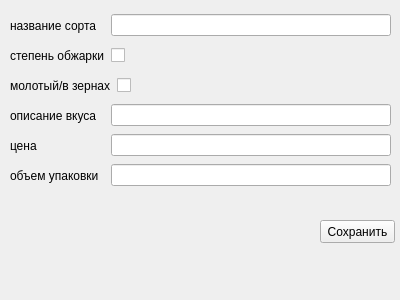
<?xml version="1.0" encoding="UTF-8"?>
<ui version="4.0">
 <class>Form</class>
 <widget class="QWidget" name="Form">
  <property name="geometry">
   <rect>
    <x>0</x>
    <y>0</y>
    <width>400</width>
    <height>300</height>
   </rect>
  </property>
  <property name="windowTitle">
   <string>Add/Edit</string>
  </property>
  <widget class="QWidget" name="horizontalLayoutWidget">
   <property name="geometry">
    <rect>
     <x>10</x>
     <y>10</y>
     <width>381</width>
     <height>31</height>
    </rect>
   </property>
   <layout class="QHBoxLayout" name="horizontalLayout">
    <item>
     <widget class="QLabel" name="label">
      <property name="text">
       <string>название сорта</string>
      </property>
     </widget>
    </item>
    <item>
     <widget class="QLineEdit" name="lineEdit">
      <property name="maximumSize">
       <size>
        <width>280</width>
        <height>16777215</height>
       </size>
      </property>
     </widget>
    </item>
   </layout>
  </widget>
  <widget class="QPushButton" name="pushButton">
   <property name="geometry">
    <rect>
     <x>320</x>
     <y>220</y>
     <width>75</width>
     <height>23</height>
    </rect>
   </property>
   <property name="text">
    <string>Сохранить</string>
   </property>
  </widget>
  <widget class="QLabel" name="error">
   <property name="geometry">
    <rect>
     <x>10</x>
     <y>220</y>
     <width>291</width>
     <height>16</height>
    </rect>
   </property>
   <property name="text">
    <string/>
   </property>
  </widget>
  <widget class="QWidget" name="horizontalLayoutWidget_2">
   <property name="geometry">
    <rect>
     <x>10</x>
     <y>40</y>
     <width>381</width>
     <height>31</height>
    </rect>
   </property>
   <layout class="QHBoxLayout" name="horizontalLayout_2">
    <item>
     <widget class="QLabel" name="label_2">
      <property name="text">
       <string>степень обжарки</string>
      </property>
     </widget>
    </item>
    <item>
     <widget class="QCheckBox" name="checkBox">
      <property name="minimumSize">
       <size>
        <width>280</width>
        <height>0</height>
       </size>
      </property>
      <property name="text">
       <string/>
      </property>
     </widget>
    </item>
   </layout>
  </widget>
  <widget class="QWidget" name="horizontalLayoutWidget_3">
   <property name="geometry">
    <rect>
     <x>10</x>
     <y>70</y>
     <width>381</width>
     <height>31</height>
    </rect>
   </property>
   <layout class="QHBoxLayout" name="horizontalLayout_3">
    <item>
     <widget class="QLabel" name="label_3">
      <property name="text">
       <string>молотый/в зернах</string>
      </property>
     </widget>
    </item>
    <item>
     <widget class="QCheckBox" name="checkBox_2">
      <property name="minimumSize">
       <size>
        <width>280</width>
        <height>0</height>
       </size>
      </property>
      <property name="text">
       <string/>
      </property>
     </widget>
    </item>
   </layout>
  </widget>
  <widget class="QWidget" name="horizontalLayoutWidget_4">
   <property name="geometry">
    <rect>
     <x>10</x>
     <y>100</y>
     <width>381</width>
     <height>31</height>
    </rect>
   </property>
   <layout class="QHBoxLayout" name="horizontalLayout_4">
    <item>
     <widget class="QLabel" name="label_4">
      <property name="text">
       <string>описание вкуса</string>
      </property>
     </widget>
    </item>
    <item>
     <widget class="QLineEdit" name="lineEdit_2">
      <property name="maximumSize">
       <size>
        <width>280</width>
        <height>16777215</height>
       </size>
      </property>
     </widget>
    </item>
   </layout>
  </widget>
  <widget class="QWidget" name="horizontalLayoutWidget_5">
   <property name="geometry">
    <rect>
     <x>10</x>
     <y>130</y>
     <width>381</width>
     <height>31</height>
    </rect>
   </property>
   <layout class="QHBoxLayout" name="horizontalLayout_5">
    <item>
     <widget class="QLabel" name="label_5">
      <property name="text">
       <string>цена</string>
      </property>
     </widget>
    </item>
    <item>
     <widget class="QLineEdit" name="lineEdit_3">
      <property name="maximumSize">
       <size>
        <width>280</width>
        <height>16777215</height>
       </size>
      </property>
     </widget>
    </item>
   </layout>
  </widget>
  <widget class="QWidget" name="horizontalLayoutWidget_6">
   <property name="geometry">
    <rect>
     <x>10</x>
     <y>160</y>
     <width>381</width>
     <height>31</height>
    </rect>
   </property>
   <layout class="QHBoxLayout" name="horizontalLayout_6">
    <item>
     <widget class="QLabel" name="label_6">
      <property name="text">
       <string>объем упаковки</string>
      </property>
     </widget>
    </item>
    <item>
     <widget class="QLineEdit" name="lineEdit_4">
      <property name="maximumSize">
       <size>
        <width>280</width>
        <height>16777215</height>
       </size>
      </property>
     </widget>
    </item>
   </layout>
  </widget>
 </widget>
 <resources/>
 <connections/>
</ui>
